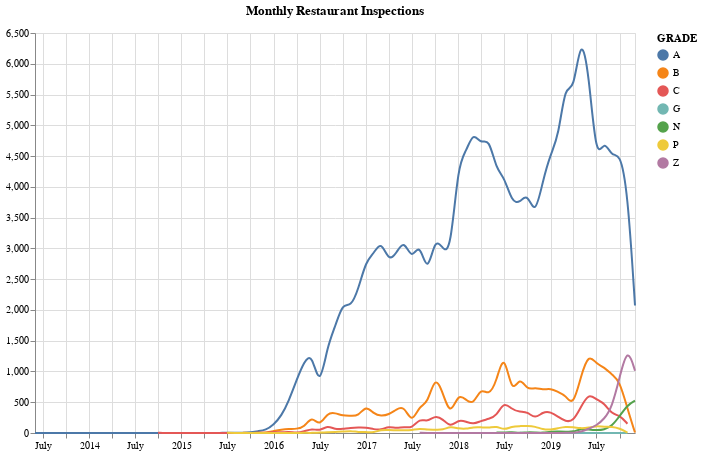

Here is the notebook cell this chart was saved with:
### Code cell
# Create a selection that chooses the nearest point & selects based on x-value
nearest = alt.selection(type='single', nearest=True, on='mouseover',
                        fields=['INSPECTION DATE'], empty='none')

# Line Chart
line = alt.Chart().mark_line(interpolate='basis').encode(
    alt.X('INSPECTION DATE:T', axis=alt.Axis(title='')),
    alt.Y('CAMIS:Q', axis=alt.Axis(title='')),
    color='GRADE:N'
)

# Transparent selectors across the chart. This is what tells us
# the x-value of the cursor
selectors = alt.Chart().mark_point().encode(
    x='INSPECTION DATE:T',
    opacity=alt.value(0),
).add_selection(
    nearest
)

# Draw points on the line, and highlight based on selection
points = line.mark_point().encode(
    opacity=alt.condition(nearest, alt.value(1), alt.value(0))
)

# Draw text labels near the points, and highlight based on selection
text = line.mark_text(align='left', dx=5, dy=-5).encode(
    text=alt.condition(nearest, 'CAMIS:Q', alt.value(' '))
)

# Draw a rule at the location of the selection
rules = alt.Chart().mark_rule(color='gray').encode(
    x='INSPECTION DATE:T',
).transform_filter(
    nearest
)

# Put the five layers into a chart and bind the data
inspections = alt.layer(line, selectors, points, rules, text,
                       data=grades_ts, 
                       width=600, height=400,title='Monthly Restaurant Inspections')
inspections
# inspections.save('inspections_trend.html')

### Figure 1 — Vega-Lite specification as saved in the notebook (floating-point values rounded to 4 significant figures; data arrays with more than 128 entries replaced by an {"elided": "..."} marker saying what was removed)
{"config": {"view": {"continuousWidth": 400, "continuousHeight": 300}}, "layer": [{"mark": {"type": "line", "interpolate": "basis"}, "encoding": {"color": {"type": "nominal", "field": "GRADE"}, "x": {"type": "temporal", "axis": {"title": ""}, "field": "INSPECTION DATE"}, "y": {"type": "quantitative", "axis": {"title": ""}, "field": "CAMIS"}}}, {"mark": "point", "encoding": {"opacity": {"value": 0}, "x": {"type": "temporal", "field": "INSPECTION DATE"}}, "selection": {"selector025": {"type": "single", "nearest": true, "on": "mouseover", "fields": ["INSPECTION DATE"], "empty": "none"}}}, {"mark": "point", "encoding": {"color": {"type": "nominal", "field": "GRADE"}, "opacity": {"condition": {"value": 1, "selection": "selector025"}, "value": 0}, "x": {"type": "temporal", "axis": {"title": ""}, "field": "INSPECTION DATE"}, "y": {"type": "quantitative", "axis": {"title": ""}, "field": "CAMIS"}}}, {"mark": {"type": "rule", "color": "gray"}, "encoding": {"x": {"type": "temporal", "field": "INSPECTION DATE"}}, "transform": [{"filter": {"selection": "selector025"}}]}, {"mark": {"type": "text", "align": "left", "dx": 5, "dy": -5}, "encoding": {"color": {"type": "nominal", "field": "GRADE"}, "text": {"condition": {"type": "quantitative", "field": "CAMIS", "selection": "selector025"}, "value": " "}, "x": {"type": "temporal", "axis": {"title": ""}, "field": "INSPECTION DATE"}, "y": {"type": "quantitative", "axis": {"title": ""}, "field": "CAMIS"}}}], "data": {"name": "data-3532ede2c2895854cde515d9ba20720d"}, "height": 400, "title": "Monthly Restaurant Inspections", "width": 600, "$schema": "https://vega.github.io/schema/vega-lite/v4.0.0.json", "datasets": {"data-3532ede2c2895854cde515d9ba20720d": {"elided": "309 records"}}}
